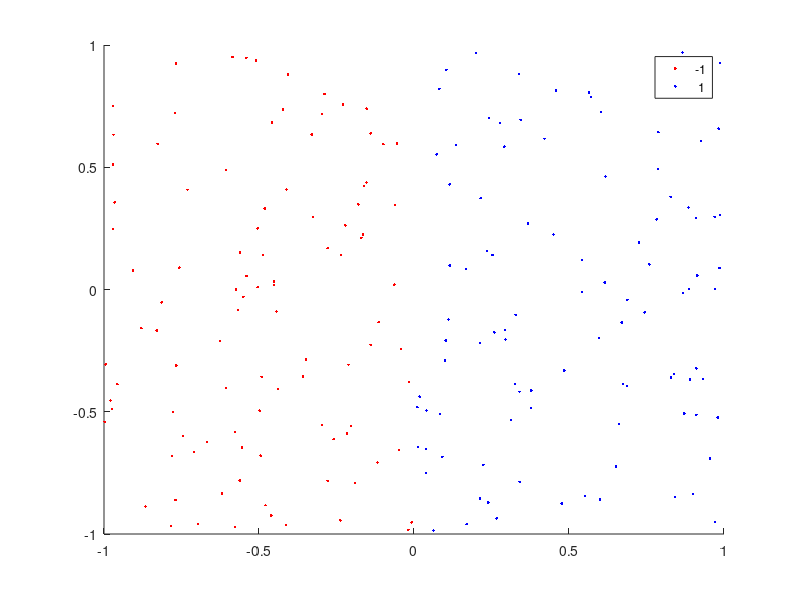

Write MATLAB code to recreate this figure. (Note: this script raises an error after producing the figure.)
% SVM test with Matlab where two linearly separable sets are generated
% The set 1 is in the interval [-1 0] and the set 2 in [0 1]. In the y axes
% the values are the range [-1 1]

clear; clc

rng(1); % For reproducibility
N= 100;     % Number of points for each data set
c1 = [rand(N,1)-1 rand(N,1)*2-1]; % Set 1
c2 = [rand(N,1) rand(N,1)*2-1]; % Set 2


c3 = [c1;c2];
theclass = ones(2*N,1);
theclass(1:N) = -1;

%Train the SVM Classifier
%svmModel = fitcsvm(c3,theclass);    % Linear kernel
svmModel = fitcsvm(c3,theclass,'KernelFunction','rbf');    % Non-linear kernel

% Predict scores over a grid
d = 0.02;
[x1Grid,x2Grid] = meshgrid(min(c3(:,1)):d:max(c3(:,1)),...
    min(c3(:,2)):d:max(c3(:,2)));
xGrid = [x1Grid(:),x2Grid(:)];
[~,scores] = predict(svmModel,xGrid);

% Plot the data and the decision boundary
figure(1)
h(1:2) = gscatter(c3(:,1),c3(:,2),theclass,'rb','.');
hold on
h(3) = plot(c3(svmModel.IsSupportVector,1),c3(svmModel.IsSupportVector,2),'ko');
contour(x1Grid,x2Grid,reshape(scores(:,2),size(x1Grid)),[0 0],'k');
legend(h,{'-1','+1','Support Vectors'});
hold off
